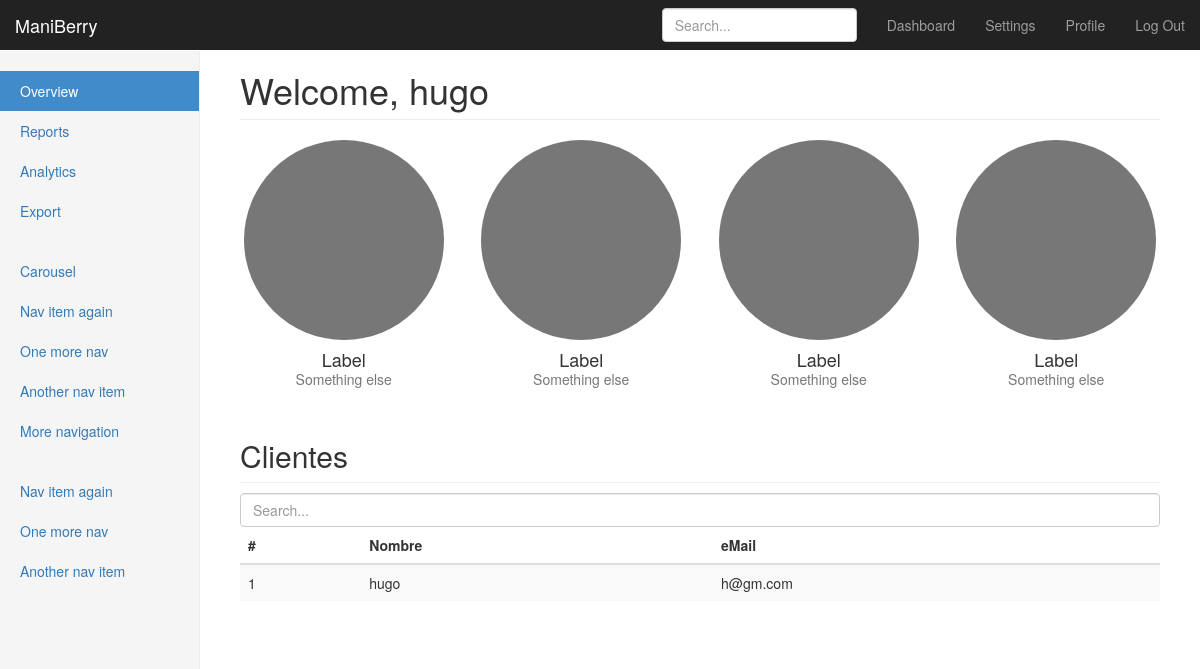
/dashboard (signed in), run on an earlier commit of the app's database.
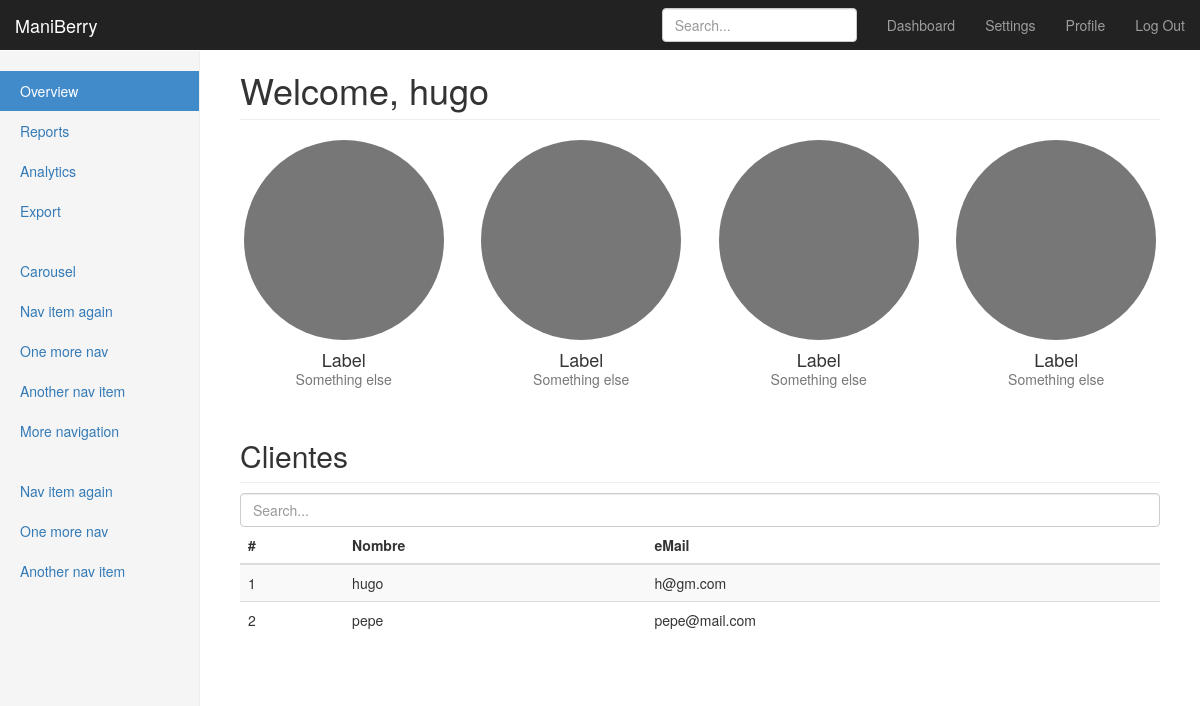
And on a later commit of the database.
### app.py (models this page shows)
class User(UserMixin, db.Model):
    __tablename__ = 'users'
    id = db.Column(db.Integer, primary_key=True)
    username = db.Column(db.String(15), unique=True)
    email = db.Column(db.String(50), unique=True)
    password = db.Column(db.String(80))

### app.py (the view)
@app.route('/dashboard')
@login_required
def dashboard():
    users = [i for i in User.query.all()]
    return render_template('dashboard.html', name = current_user.username, users=users)

### app.py (called while the page is built)
@login_manager.user_loader
def load_user(user_id):
    return User.query.get(int(user_id))

### templates/dashboard.html (shortened to what this page needs)
{% extends "bootstrap/base.html" %}
{% from "layouts.html" import navbar %}
{% from "layouts.html" import sidebar %}
{% block styles %}
{{super()}}
<link rel="stylesheet" href="{{url_for('.static', filename='dashboard.css')}}">
{% endblock %}
{% block navbar %}
{{ navbar() }}
{% endblock %}
{% block content %}
    <div class="container-fluid">
      {{ sidebar() }}
        <div class="col-sm-9 col-sm-offset-3 col-md-10 col-md-offset-2 main">
          <h1 class="page-header">Welcome, {{ name }}</h1>
          <div class="row placeholders">
            <div class="col-xs-6 col-sm-3 placeholder">
              <img width="200" height="200" class="img-responsive" alt="Generic placeholder thumbnail">
              <h4>Label</h4>
              <span class="text-muted">Something else</span>
            </div>
            <div class="col-xs-6 col-sm-3 placeholder">
              <img width="200" height="200" class="img-responsive" alt="Generic placeholder thumbnail">
              <h4>Label</h4>
              <span class="text-muted">Something else</span>
            </div>
            <div class="col-xs-6 col-sm-3 placeholder">
              <img width="200" height="200" class="img-responsive" alt="Generic placeholder thumbnail">
              <h4>Label</h4>
              <span class="text-muted">Something else</span>
            </div>
            <div class="col-xs-6 col-sm-3 placeholder">
              <img width="200" height="200" class="img-responsive" alt="Generic placeholder thumbnail">
              <h4>Label</h4>
              <span class="text-muted">Something else</span>
            </div>
          </div>
          <h2 class="sub-header">Clientes</h2>
          <input type="text" class="form-control" placeholder="Search..." id="myInput" onkeyup="myFunction()">
          <div class="table-responsive">
            <table class="table table-striped">
              <thead>
                <tr>
                  <th>#</th>
                  <th>Nombre</th>
                  <th>eMail</th>
                </tr>
              </thead>
              <tbody id="myTable">
              {% for u in users %}
                <tr>
                    <td>{{ u.id }}</td>
                    <td>{{ u.username }}</td>
                    <td>{{ u.email}}</td>
                </tr>
              {% endfor %}
              </tbody>
            </table>
          </div>
        </div>
      </div>
    </div>
{% endblock %}

What changed in the data, as far as the page shows it:
added User: id "2", username "pepe", email "pepe@mail.com"
